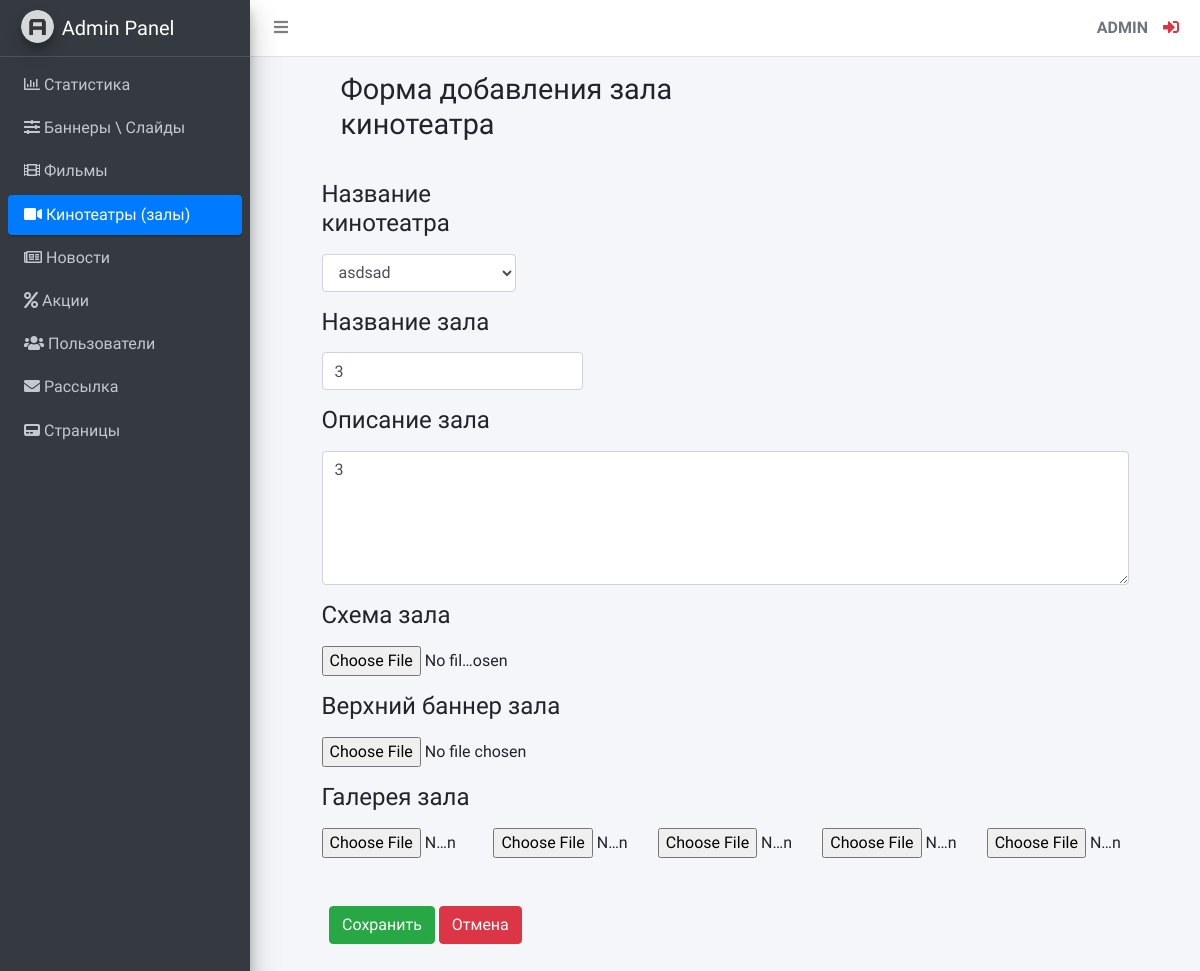
Page /adminLte/hall/form/1 (signed in) on the committed database.
### KinoSite/apps/adminLte/models.py (models this page shows, shortened)
class CinemaHall(models.Model):
    cinema = models.ForeignKey(Cinema, on_delete=models.CASCADE, verbose_name='') #пустой вербоус нейм, конфликт с crispy forms
    hall_name = models.CharField(max_length=255, verbose_name='Название зала')
    hall_description = models.TextField(verbose_name='Описание зала')
    cinema_scheme = models.ImageField(verbose_name='Схема кинотеатра', upload_to='images/hall/logo/')
    hall_upper_banner = models.ImageField('Верхний баннер кинотеатра', upload_to='images/hall/upper_banner/')
    hall_image1 = models.ImageField('Первое изображение', upload_to='images/hall/')
    hall_image2 = models.ImageField('Второе изображение', upload_to='images/hall/')
    hall_image3 = models.ImageField('Третее изображение', upload_to='images/hall/')
    hall_image4 = models.ImageField('Четвёртое изображение', upload_to='images/hall/')
    hall_image5 = models.ImageField('Пятое изображение', upload_to='images/hall/')
    hall_scheme = models.ImageField(verbose_name='Схема зала', upload_to='images/hall/logo/')

### KinoSite/apps/adminLte/services.py (the view)
    def proxy(request, pk=None):
        u = request.user
        if u.is_authenticated:
            if u.is_superuser:
                if not have_pk:
                    return func(request)
                else:
                    return func(request, pk)
            else:
                return redirect('public_index')
        else:
            return redirect('admin_login')

### KinoSite/apps/adminLte/models.py (called while the page is built)
    def __str__(self):
        return self.cinema_name

### KinoSite/apps/adminLte/services.py (called while the page is built)
def form_template(request, instance: django_models.Model, form_class, redirect_url_name: str, template_file_name: str, context=None):
    if context is None:
        context = {}
    form = form_class(request.POST or None, request.FILES or None, instance=instance or None)
    if request.method == 'POST' and form.is_valid():
        form.save()
        return redirect(redirect_url_name)
    context['form'] = form
    return render(request, template_file_name, context)

def admin_views_proxy(func, have_pk=False):
    def proxy(request, pk=None):
        u = request.user
        if u.is_authenticated:
            if u.is_superuser:
                if not have_pk:
                    return func(request)
                else:
                    return func(request, pk)
            else:
                return redirect('public_index')
        else:
            return redirect('admin_login')
    return proxy

### KinoSite/apps/adminLte/views.py (called while the page is built)
def hall_form(request, pk=None):
    cinema_hall = get_object_or_404(models.CinemaHall, pk=pk) if pk else None
    return services.form_template(
        request=request,
        instance=cinema_hall,
        form_class=forms.CinemaHallForm,
        redirect_url_name='admin_cinema_list',
        template_file_name='adminLte/cinema/hall_form.html',
    )

### KinoSite/templates/adminLte/cinema/hall_form.html (shortened to what this page needs)
{% extends 'adminLte/base.html' %}
{% load crispy_forms_tags %}
{% block cinema %}
    <li class="nav-item">
        <a href="{% url 'admin_cinema_list' %}" class="nav-link active">
              <i class="fas fa-video"></i>
              <p>
                  Кинотеатры (залы)
              </p>
        </a>
    </li>
{% endblock %}
{% block content_title %}
    <h1 class="m-0">Форма добавления зала кинотеатра</h1>
{% endblock %}
{% block main_content %}
    <div class="features flex-fill">
        <div class="row m-3">
            <div class="container">
                <form method="POST" enctype="multipart/form-data">
                    <div class="form-group col-md-3" style="padding-left: 0px">
                        <label for="CinemaInput"><h4>Название кинотеатра</h4></label>
                        {{ form.cinema|as_crispy_field }}
                    </div>
                    <div class="form-group col-md-4" style="padding-left: 0px">
                        <label for="HallNameInput"><h4>Название зала</h4></label>
                        {{ form.hall_name }}
                    </div>
                    <div class="form-group">
                        <label for="HallDescriptionInput"><h4>Описание зала</h4></label>
                        {{ form.hall_description }}
                    </div>
                    <div class="form-group">
                        <label for="HallSchemeInput"><h4>Схема зала</h4></label>
                        {{ form.hall_scheme }}
                    </div>
                    <div class="form-group">
                        <label for="HallUpperBannerInput"><h4>Верхний баннер зала</h4></label>
                        {{ form.hall_upper_banner }}
                    </div>
                    <label for="FilmGallery"><h4>Галерея зала</h4></label>
                    <div class="row" id="FilmGallery">
                        <div class="col">
                            {{ form.hall_image1 }}
                        </div>
                        <div class="col">
                            {{ form.hall_image2 }}
                        </div>
                        <div class="col">
                            {{ form.hall_image3 }}
                        </div>
                        <div class="col">
                            {{ form.hall_image4 }}
                        </div>
                        <div class="col">
                            {{ form.hall_image5 }}
                        </div>
                    </div>
                    <div class="container my-5">
                        <button class="btn btn-success" type="submit">Сохранить</button>
                        <a class="btn btn-danger" href="{% url 'admin_film_list' %}" role="button">Отмена</a>
                    </div>
                </form>
            </div>
        </div>
    </div>
{% endblock %}

### KinoSite/templates/adminLte/base.html (shortened to what this page needs)
{% load static %}
<!DOCTYPE html>
<html lang="en">
<head>
  <link rel="stylesheet" href="{% static 'plugins/fontawesome-free/css/all.min.css' %}">
  <link rel="stylesheet" href="{% static 'dist/css/adminlte.min.css' %}">
</head>
<body class="hold-transition sidebar-mini">
<div class="wrapper">
{% block body %}
  <nav class="main-header navbar navbar-expand navbar-white navbar-light">
    <ul class="navbar-nav">
      <li class="nav-item">
        <a class="nav-link" data-widget="pushmenu" href="#" role="button"><i class="fas fa-bars" style="margin-right: 10px"></i></a>
      </li>
    </ul>
    <ul class="navbar-nav ml-auto">
      <div class="user-panel d-flex">
          <div class="info">
              <a class="d-block text-uppercase text-secondary"><strong>{{ user.username }}</strong></a>
          </div>
          <div class="info">
              <a href="{% url 'admin_logout' %}" class="fas fa fa-sign-in-alt mr-2 text-danger"></a>
          </div>
      </div>
    </ul>
  </nav>
  <aside class="main-sidebar sidebar-dark-primary elevation-4">
    <a href="{% url 'admin_index'%}" class="brand-link">
      <img src="{% static 'dist/img/AdminLTELogo.png' %}" alt="AdminLTE Logo" class="brand-image img-circle elevation-3" style="opacity: .8">
      <span class="brand-text font-weight-light">Admin Panel</span>
    </a>
    <div class="sidebar">
        <nav class="mt-2">
            <ul class="nav nav-pills nav-sidebar flex-column" data-widget="treeview" role="menu" data-accordion="false">
                {% block statistic %}
                <li class="nav-item">
                    <a href="{% url 'admin_index' %}" class="nav-link">
                        <i class="far fa-chart-bar"></i>
                        <p>
                            Статистика
                        </p>
                    </a>
                </li>
                {% endblock %}
                {% block banner %}
                <li class="nav-item">
                    <a href="{% url 'admin_banner_list' %}" class="nav-link">
                        <i class="fas fa-sliders-h"></i>
                        <p>
                            Баннеры \ Слайды
                        </p>
                    </a>
                </li>
                {% endblock %}
                {% block film %}
                <li class="nav-item">
                    <a href="{% url 'admin_film_list' %}" class="nav-link">
                        <i class="fas fa-film"></i>
                        <p>
                            Фильмы
                        </p>
                    </a>
                </li>
                {% endblock %}
                {% block cinema %}{% endblock %}
                {% block news %}
                <li class="nav-item">
                    <a href="{% url 'admin_news_list' %}" class="nav-link">
                        <i class="far fa-newspaper"></i>
                        <p>
                            Новости
                        </p>
                    </a>
                </li>
                {% endblock %}
                {% block promotion %}
                <li class="nav-item">
                    <a href="{% url 'admin_promotion_list' %}" class="nav-link">
                        <i class="fas fa-percent"></i>
                        <p>
                            Акции
                        </p>
                    </a>
                </li>
                {% endblock %}
                {% block users %}
                <li class="nav-item">
                    <a href="{% url 'admin_users_list' %}" class="nav-link">
                        <i class="fas fa-users"></i>
                        <p>
                            Пользователи
                        </p>
                    </a>
                </li>
                {% endblock %}
                {% block mailing %}
                <li class="nav-item">
                    <a href="{% url 'admin_mailing' %}" class="nav-link">
                        <i class="fas fa-envelope"></i>
                        <p>
                            Рассылка
                        </p>
                    </a>
                </li>
                {% endblock %}
                {% block page %}
                <li class="nav-item menu-close">
                    <a href="#" class="nav-link">
                        <i class="fas fa-pager"></i>
                        <p>
                            Страницы
                        </p>
                    </a>
                </li>
                {% endblock %}
            </ul>
        </nav>
    </div>
  </aside>
    <div class="content-wrapper">
        <div class="content-header">
            <div class="container-fluid">
                <div class="row mb-2">
                    <div class="col-sm-6" style="margin-left: 75px; margin-right: 75px">
                        {% block content_title %}{% endblock %}
                    </div>
                </div>
            </div>
        </div>
        <div class="row" style="margin-left: 48px; margin-right: 48px">
            {% block main_content %}{% endblock %}
        </div>
    </div>
</div>
{% endblock %}
</body>
</html>

### rows in the picture
CinemaHall: cinema "asdsad", hall_name "3", hall_description "3"

### other values in the picture
{{ user.username }} "ADMIN"
